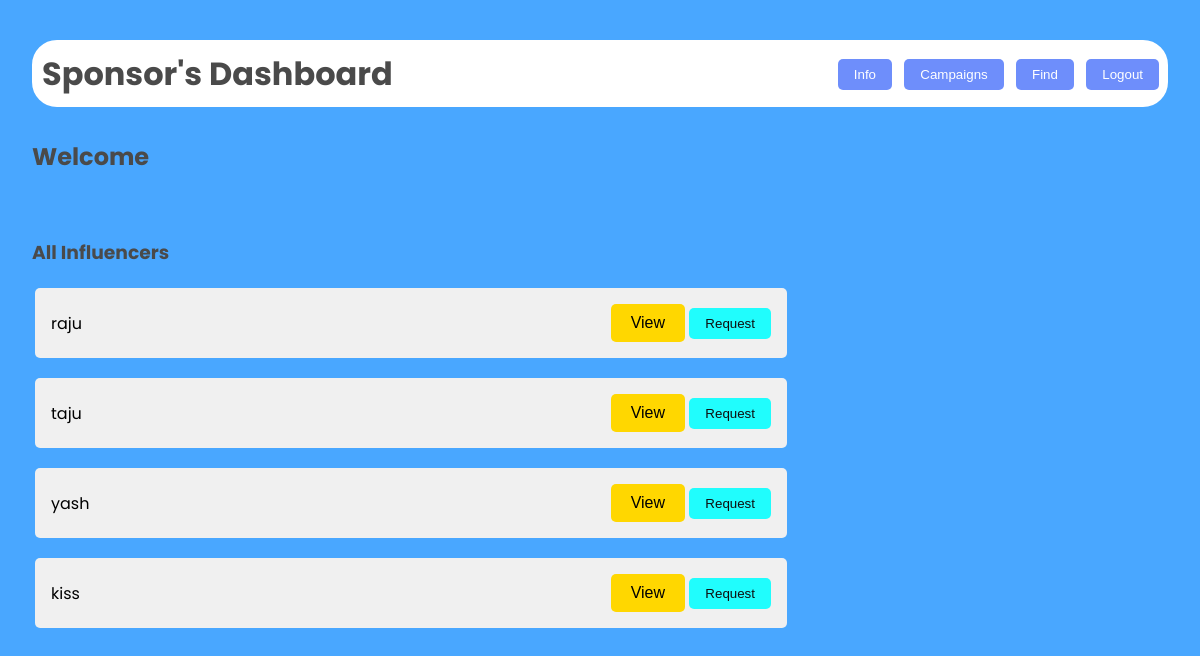
/sfind2 (signed in), run on the app's committed database.
### models.py (models this page shows)
class Influencer(db.Model):
    __tablename__ = 'influencer'
    inid=db.Column(db.Integer,primary_key=True)
    iname = db.Column(db.String, nullable=False)
    usename = db.Column(db.String, unique=True)
    email = db.Column(db.String, nullable=False)
    password = db.Column(db.String, nullable=False)
    platform = db.Column(db.String, nullable=False)
    number = db.Column(db.Integer, nullable=False)
    reach = db.Column(db.Integer, nullable=False)
    flag = db.Column(db.Integer, nullable=False, default=0)

### main.py (the view)
@app.route('/sfind2')
def sfind2():
    if 'username' in session:
        influ=Influencer.query.filter_by(flag=0).all()
        user=Sponsor.query.filter_by(usename=session['username']).first()
        return  render_template("campaignfind.html",influ=influ,user=user)
    else:
        return redirect('/')

### templates/campaignfind.html (shortened to what this page needs)
<!DOCTYPE html>
<html lang="en">
<head>
    <link rel="stylesheet" href="/static/dash.css">
</head>
<body>
    <div class="dashboard">
        <header>
            <h1>Sponsor's Dashboard</h1>
            <nav>
                <a href="/smain"><button>Info</button></a>
                <a href="/campaign"><button>Campaigns</button></a>
                <a href="/sfind"><button>Find</button></a>
                <a href="/logout"><button>Logout</button></a>
            </nav>
        </header>
        <main>
            <h2>Welcome {{user.sname}}</h2>
            <br>
            <div class="viewpoint">
                <h3>All Influencers</h3>
                <table>
                    {% for i in influ %}
                        <tr>
                            <td>
                                <div class="list">
                                    <span>{{ i.iname }}</span>
                                    <div>
                                        <button class="viewopen" data-popup-id="popup{{ i.inid }}">View</button>
                                        <button class="req" data-inid="{{ i.inid }}" data-sid="{{ user.sid }}">Request</button>
                                    </div>
                                </div>
                            </td>
                        </tr>
                    {% endfor %}
                </table>
            </div>
        </main>
    </div>
</body>
</html>

### static/dash.css (style rules this page uses)
body { font-family: 'Poppins', sans-serif; margin: 0; padding: 0; background-color: #49a7ff; height: 100vh; display: flex; justify-content: center; align-items: center; }
.dashboard { width: 100%; height: 100vh; padding: 2rem; }
header { border: 5px solid rgb(255, 255, 255); border-radius: 25px; display: flex; justify-content: space-between; align-items: center; margin-bottom: 2rem; background-color: white; padding: 5px 4px 4px 5px; margin-top: 5vh; }
h1 { margin: 0; color: #4a4a4a; }
nav button { background-color: #6e8efb; color: white; border: none; padding: 0.5rem 1rem; margin-left: 0.5rem; border-radius: 5px; cursor: pointer; transition: all 0.3s ease; }
h2, h3 { color: #4a4a4a; }
.campaign, .flagged, .request ,.list , .requests { background-color: #f0f0f0; border-radius: 5px; padding: 1rem; margin-bottom: 1rem; display: flex; justify-content: space-between; align-items: center; transition: all 0.3s ease; width: 90vh; }
button { padding: 0.5rem 1rem; border: none; border-radius: 5px; cursor: pointer; transition: all 0.3s ease; }
.flag, .req { background-color: #07ffffe3; color: #0f0e0e; }
.campaign, .flagged, .request, .list { animation: fadeIn 0.5s ease-out forwards; }

### templates/campaignfind.html (style rules this page uses)
.viewopen { padding: 10px 20px; font-size: 16px; background-color: #ffd700; }

### data on the page
Influencer: iname "raju"
Influencer: iname "taju"
Influencer: iname "yash"
Influencer: iname "kiss"
